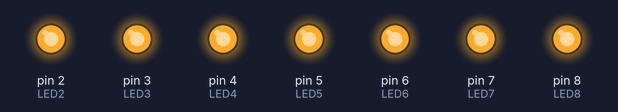
Simulated run of this sketch. Board: Arduino Uno, built with avr-gcc and run on an emulated ATmega328P. On the bench: output pins drawn as LEDs (lit = HIGH).

Above: at 0.1 s.
At 5.1 s:
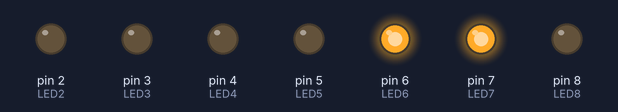
At 9.6 s:
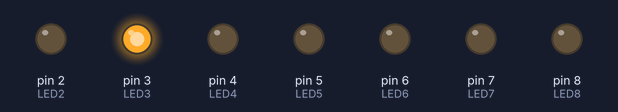
At 15.6 s:
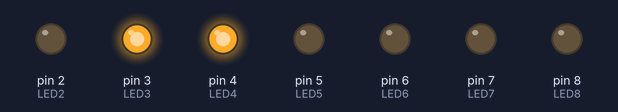
At 20.6 s:
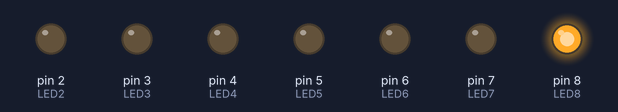
At 38.6 s:
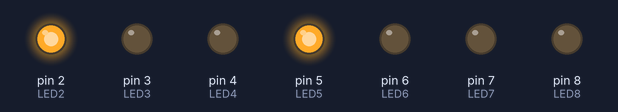
Timing chart, 0 to 40.0 s (numbered marks = the images above):
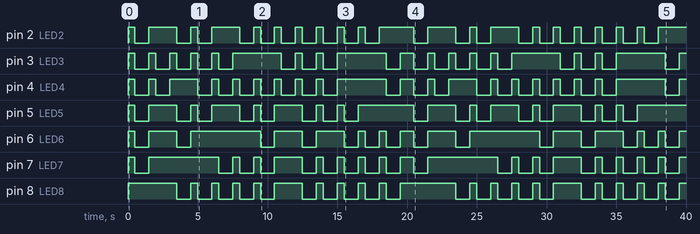

The sketch:

7SEG.ino
```cpp
const int LED2=2 ;//A
const int LED3=3;//B
const int LED4=4;//C
const int LED5=5;//D
const int LED6=6;//E
const int LED7=7;//F
const int LED8=8;//G

void setup() {
  pinMode(LED2,OUTPUT);
  pinMode(LED3,OUTPUT);
  pinMode(LED4,OUTPUT);
  pinMode(LED5,OUTPUT);
  pinMode(LED6,OUTPUT);
  pinMode(LED7,OUTPUT);
  pinMode(LED8,OUTPUT);

  // put your setup code here, to run once:

}
void loop() {

digitalWrite(LED2,HIGH);
digitalWrite(LED3,HIGH);
digitalWrite(LED4,HIGH);
digitalWrite(LED5,HIGH);
digitalWrite(LED6,HIGH);
digitalWrite(LED7,HIGH);
digitalWrite(LED8,HIGH);
delay(500);//

digitalWrite(LED2,LOW);
digitalWrite(LED3,LOW);
digitalWrite(LED7,LOW);
digitalWrite(LED6,LOW);
digitalWrite(LED4,LOW);
digitalWrite(LED5,LOW);
delay(1000);

digitalWrite(LED2,HIGH);
digitalWrite(LED3,HIGH);
digitalWrite(LED4,HIGH);
digitalWrite(LED5,HIGH);
digitalWrite(LED6,HIGH);
digitalWrite(LED7,HIGH);
delay(500);//0

digitalWrite(LED3,LOW);
digitalWrite(LED4,LOW);
delay(1000);

digitalWrite(LED3,HIGH);
digitalWrite(LED4,HIGH);
delay(500);//1

digitalWrite(LED2,LOW);
digitalWrite(LED3,LOW);
digitalWrite(LED8,LOW);
digitalWrite(LED6,LOW);
digitalWrite(LED5,LOW);
delay(1000);

digitalWrite(LED2,HIGH);
digitalWrite(LED3,HIGH);
digitalWrite(LED8,HIGH);
digitalWrite(LED6,HIGH);
digitalWrite(LED5,HIGH);
delay(500);//2

digitalWrite(LED2,LOW);
digitalWrite(LED3,LOW);
digitalWrite(LED8,LOW);
digitalWrite(LED4,LOW);
digitalWrite(LED5,LOW);
delay(1000);

digitalWrite(LED2,HIGH);
digitalWrite(LED3,HIGH);
digitalWrite(LED8,HIGH);
digitalWrite(LED4,HIGH);
digitalWrite(LED5,HIGH);
delay(500);//3

digitalWrite(LED7,LOW);
digitalWrite(LED3,LOW);
digitalWrite(LED8,LOW);
digitalWrite(LED4,LOW);
delay(1000);

digitalWrite(LED7,HIGH);
digitalWrite(LED3,HIGH);
digitalWrite(LED8,HIGH);
digitalWrite(LED4,HIGH);
delay(500);//4

digitalWrite(LED2,LOW);
digitalWrite(LED7,LOW);
digitalWrite(LED8,LOW);
digitalWrite(LED4,LOW);
digitalWrite(LED5,LOW);
delay(1000);

digitalWrite(LED2,HIGH);
digitalWrite(LED7,HIGH);
digitalWrite(LED8,HIGH);
digitalWrite(LED4,HIGH);
digitalWrite(LED5,HIGH);
delay(500);//5

digitalWrite(LED2,LOW);
digitalWrite(LED7,LOW);
digitalWrite(LED8,LOW);
digitalWrite(LED6,LOW);
digitalWrite(LED4,LOW);
digitalWrite(LED5,LOW);
delay(1000);

digitalWrite(LED2,HIGH);
digitalWrite(LED7,HIGH);
digitalWrite(LED8,HIGH);
digitalWrite(LED6,HIGH);
digitalWrite(LED4,HIGH);
digitalWrite(LED5,HIGH);
delay(500);//6

digitalWrite(LED2,LOW);
digitalWrite(LED3,LOW);
digitalWrite(LED4,LOW);
delay(1000);

digitalWrite(LED2,HIGH);
digitalWrite(LED3,HIGH);
digitalWrite(LED4,HIGH);
delay(500);//7

digitalWrite(LED2,LOW);
digitalWrite(LED3,LOW);
digitalWrite(LED7,LOW);
digitalWrite(LED8,LOW);
digitalWrite(LED6,LOW);
digitalWrite(LED4,LOW);
digitalWrite(LED5,LOW);
delay(1000);

digitalWrite(LED2,HIGH);
digitalWrite(LED3,HIGH);
digitalWrite(LED7,HIGH);
digitalWrite(LED8,HIGH);
digitalWrite(LED6,HIGH);
digitalWrite(LED4,HIGH);
digitalWrite(LED5,HIGH);
delay(500);//8

digitalWrite(LED2,LOW);
digitalWrite(LED3,LOW);
digitalWrite(LED7,LOW);
digitalWrite(LED8,LOW);
digitalWrite(LED5,LOW);
digitalWrite(LED4,LOW);
delay(1000);

digitalWrite(LED2,HIGH);
digitalWrite(LED3,HIGH);
digitalWrite(LED7,HIGH);
digitalWrite(LED8,HIGH);
digitalWrite(LED5,HIGH);
digitalWrite(LED4,HIGH);
delay(500);//9

digitalWrite(LED6,LOW);
digitalWrite(LED7,LOW);
digitalWrite(LED8,LOW);
digitalWrite(LED5,LOW);
digitalWrite(LED2,LOW);
delay(1000);//e


digitalWrite(LED6,HIGH);
digitalWrite(LED7,HIGH);
digitalWrite(LED8,HIGH);
digitalWrite(LED5,HIGH);
digitalWrite(LED2,HIGH);
delay(500);//e

digitalWrite(LED6,LOW);
digitalWrite(LED7,LOW);
digitalWrite(LED8,LOW);
digitalWrite(LED2,LOW);
delay(1000);//F


digitalWrite(LED6,HIGH);
digitalWrite(LED7,HIGH);
digitalWrite(LED8,HIGH);
digitalWrite(LED2,HIGH);
delay(500);//F


digitalWrite(LED6,LOW);
digitalWrite(LED7,LOW);
digitalWrite(LED8,LOW);
digitalWrite(LED3,LOW);
digitalWrite(LED4,LOW);
delay(1000);//H


digitalWrite(LED6,HIGH);
digitalWrite(LED7,HIGH);
digitalWrite(LED8,HIGH);
digitalWrite(LED3,HIGH);
digitalWrite(LED4,HIGH);
delay(500);//H

}
```

Measured:
- by itself, pin 2 (LED2): LOW → HIGH at 0.00 s, → LOW 0.50 s later, → HIGH 1.0 s later, → LOW 2.0 s later, … (41 changes in this stretch)
- by itself, pin 3 (LED3): LOW → HIGH at 0.00 s, → LOW 0.50 s later, → HIGH 1.0 s later, → LOW 0.50 s later, … (37 changes in this stretch)
- by itself, pin 4 (LED4): LOW → HIGH at 0.00 s, → LOW 0.50 s later, → HIGH 1.0 s later, → LOW 0.50 s later, … (41 changes in this stretch)
- by itself, pin 5 (LED5): LOW → HIGH at 0.00 s, → LOW 0.50 s later, → HIGH 1.0 s later, → LOW 2.0 s later, … (33 changes in this stretch)
- by itself, pin 6 (LED6): LOW → HIGH at 0.00 s, → LOW 0.50 s later, → HIGH 1.0 s later, → LOW 2.0 s later, … (29 changes in this stretch)
- by itself, pin 7 (LED7): LOW → HIGH at 0.00 s, → LOW 0.50 s later, → HIGH 1.0 s later, → LOW 5.0 s later, … (37 changes in this stretch)
- by itself, pin 8 (LED8): LOW → HIGH at 0.00 s, → LOW 3.5 s later, → HIGH 1.0 s later, → LOW 0.50 s later, … (41 changes in this stretch)
